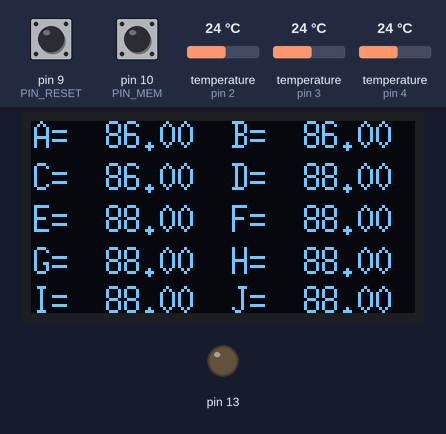
A sketch run on a simulated Arduino Uno, built with avr-gcc and run on an emulated ATmega328P. Shown: 128×64 one-colour display, output pins drawn as LEDs (lit = HIGH). The test bench sets the inputs (shaded band); at power-on: temperature (sensors on pin 2, pin 3, pin 4) 24 °C, pin 10 (PIN_MEM) HIGH, pin 9 (PIN_RESET) HIGH. What the sketch prints to the serial monitor is not drawn. At 11.9 s the program stops and its outputs stay as they are.

Above: at 2.5 s.
2.6 s: temperature (sensor on pin 2) set to 9 °C
At 6.7 s:
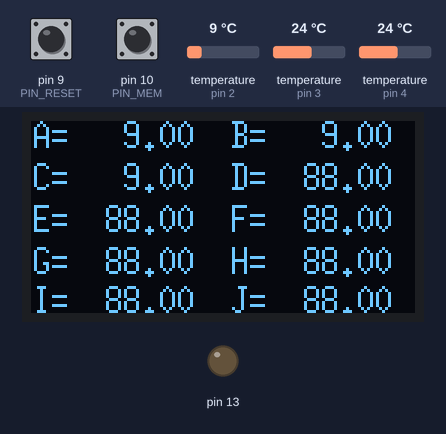
7.4 s: temperature (sensor on pin 2) set to 12 °C
At 10.1 s:
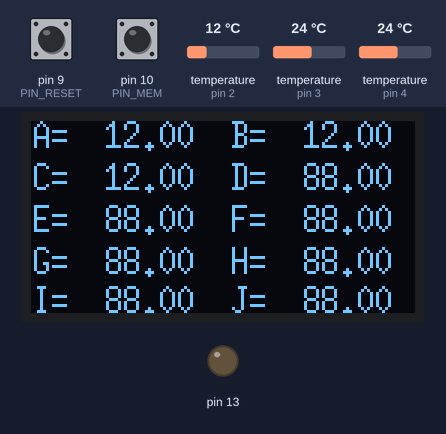
10.4 s: pin 10 (PIN_MEM) pulled LOW for 3.2 s
At 12.5 s:
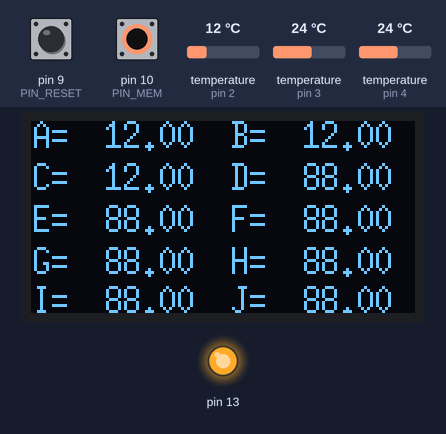
Timing chart, 0 to 13.4 s (numbered marks = the images above; inputs shaded):
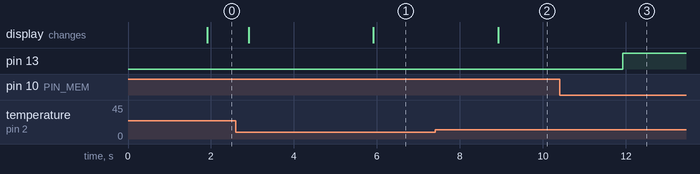

Measured:
- after the input at 2.6 s, the display: first differs from a run without the input after 3.3 s (image 1)
- after the input at 7.4 s, the display: changes after 1.5 s (image 2)
- after the input at 10.4 s, pin 13: LOW → HIGH after 1.5 s

The sketch:

MaxTherm.ino
```cpp
/********************************************************************************************
 *
 * Maximus Thermometricus
 *
 * Reads temperature from ten DS18B20 sensors and
 * prints values to SSD1306 128x64 OLED display.
 * Uses three independent OneWire channels. Any of the DS18B20 can be
 * connected to any of the OneWire channel (need restart after wiring).
 * Sensor binding is done using unique DS18B20 address.
 * Able to memorize sensor bindings to EEPROM (push button should be pressed once after wiring).
 *
 * Schematics:
 * 10 DS18B20 connected to digital pins D2, D3 and D4.
 * 1306 128x64 OLED display via I2C connected to pins A4 (SDA) and A5 (SCL).
 * Button switch to memorize bindings connected to digital pin 10 and Gnd.
 *
 * Note:
 * 99 occurs when sensor disconnected after reset or other quering error (probably transient).
 * 88 occurs when memorized sensor was not found in network while startup.
 * 86 occurs on system startup and indicates that value has been read yet for this sensor.
 *
 * Note: system has to be restarted when sensor moved to different bus pins,
 * or replace sensor with the new one.
 *
 * To bind:
 * For empty/noninitizlized EEPROM, just wire and push D10 to Gnd for at least 1 sec.
 * When need to replace sensor:
 * 1) remove old one and add the new DS18B20 sensor
 * 2) push reset
 * 3) wait for "88.0" value on display
 * 4) push D10 to Gnd for at least 1 sec (Led on D13 will light).
 * New sensor will bind to the old 88.0 value.
 *
 ********************************************************************************************/

#include "U8glib.h"
#include "OneWire.h"
#include <Bounce2.h>
#include <EEPROM.h>

//U8GLIB_SSD1306_128X64 u8g(13, 11, 10, 9);	// SW SPI Com: SCK = 13, MOSI = 11, CS = 10, A0 = 9
//U8GLIB_SSD1306_128X64 u8g(4, 5, 6, 7);	// SW SPI Com: SCK = 4, MOSI = 5, CS = 6, A0 = 7 (new white HalTec OLED)
//U8GLIB_SSD1306_128X64 u8g(10, 9);		// HW SPI Com: CS = 10, A0 = 9 (Hardware Pins are  SCK = 13 and MOSI = 11)
U8GLIB_SSD1306_128X64 u8g(U8G_I2C_OPT_NONE|U8G_I2C_OPT_DEV_0);	// I2C / TWI
//U8GLIB_SSD1306_128X64 u8g(U8G_I2C_OPT_DEV_0|U8G_I2C_OPT_NO_ACK|U8G_I2C_OPT_FAST);	// Fast I2C / TWI
//U8GLIB_SSD1306_128X64 u8g(U8G_I2C_OPT_NO_ACK);	// Display which does not send AC
//U8GLIB_SSD1306_ADAFRUIT_128X64 u8g(13, 11, 10, 9);	// SW SPI Com: SCK = 13, MOSI = 11, CS = 10, A0 = 9
//U8GLIB_SSD1306_ADAFRUIT_128X64 u8g(10, 9);		// HW SPI Com: CS = 10, A0 = 9 (Hardware Pins are  SCK = 13 and MOSI = 11)
//U8GLIB_SSD1306_128X32 u8g(13, 11, 10, 9);	// SW SPI Com: SCK = 13, MOSI = 11, CS = 10, A0 = 9
//U8GLIB_SSD1306_128X32 u8g(10, 9);             // HW SPI Com: CS = 10, A0 = 9 (Hardware Pins are  SCK = 13 and MOSI = 11)
//U8GLIB_SSD1306_128X32 u8g(U8G_I2C_OPT_NONE);	// I2C / TWI

// Use three OneWire channels to distribute sensors.
OneWire _ds[3] = {
  OneWire(2), OneWire(3), OneWire(4) };

unsigned long _sensLastUpdated[10] = {
  0 };
byte _sensCurr = 255;
unsigned long _sensRead = 0;
int _sensUpdateInterval = 100; // in ms.
byte _sens[10][8] = {
  0 };
byte _sensBus[10] = {
  0 };

float _sensTemp[10] = {
  86, 86, 86, 86, 86, 86, 86, 86, 86, 86 }; // Magic value for uninitialized values.
byte _sensCount = 0;

unsigned long _lastDisplayUpdated = 0;

struct eeStruct {
  byte sens_a[8];
  byte sens_b[8];
  byte sens_c[8];
  byte sens_d[8];
  byte sens_e[8];
  byte sens_f[8];
  byte sens_g[8];
  byte sens_h[8];
  byte sens_i[8];
  byte sens_j[8];
};
typedef struct eeStruct ee_t;
ee_t ee;

#define PIN_MEM 10
#define PIN_RESET 9
Bounce _memPin = Bounce();

void setup(void) {
  pinMode(13, OUTPUT);

  pinMode(PIN_MEM, INPUT_PULLUP);
  _memPin.attach(PIN_MEM);
  _memPin.interval(1000); // interval in ms

  pinMode(PIN_RESET, INPUT_PULLUP);
  delay(10);

  Serial.begin(9600);

  if (digitalRead(PIN_RESET) == LOW) {
   resetEEPROM();
   Serial.println("EEPROM reset");
  }

  searchSensors();
  EEPROM_readAnything(0, &ee, sizeof(ee));
  setDefaultBindings();
}

void loop(void) {
  protectMillisOverflow();
  updateTemp();
  updateDisplay();
  updateMem();
}

int lastMemValue = HIGH;

void updateMem()
{
  _memPin.update();

  // Get the updated value :
  int value = _memPin.read();

  if ( value == LOW && lastMemValue == HIGH) {
    digitalWrite(13, HIGH );
    memorizeBindings();
    EEPROM_writeAnything(0, &ee, sizeof(ee));
    delay(2000);
  }
  else {
    digitalWrite(13, LOW );
  }

  lastMemValue = value;
}

void resetEEPROM()
{
  byte x[80];
  memset(x, 0, 80);
  EEPROM_writeAnything(0, x, 80);
}

void updateDisplay()
{
  if ((millis() - _lastDisplayUpdated) > 1000)
  {
    _lastDisplayUpdated = millis();
    for (int i = 0; i < _sensCount; i++)
    {
      Serial.print(_sensTemp[i]);
      Serial.print(" ");
    }
    Serial.println();

    // picture loop
    u8g.firstPage();
    do {
      u8g.setFont(u8g_font_6x13);

      char temp[10];
      char buf[22];

      String s = "A=";
      dtostrf(safeGetTemp(ee.sens_a), 7, 2, temp);
      s += temp;
      s += "  B=";
      dtostrf(safeGetTemp(ee.sens_b), 7, 2, temp);
      s += temp;
      s.toCharArray(buf, 22);
      Serial.println(buf);
      u8g.drawStr(1,9, buf);

      s = "C=";
      dtostrf(safeGetTemp(ee.sens_c), 7, 2, temp);
      s += temp;
      s += "  D=";
      dtostrf(safeGetTemp(ee.sens_d), 7, 2, temp);
      s += temp;
      s.toCharArray(buf, 22);
      Serial.println(buf);
      u8g.drawStr(1,23, buf);

      s = "E=";
      dtostrf(safeGetTemp(ee.sens_e), 7, 2, temp);
      s += temp;
      s += "  F=";
      dtostrf(safeGetTemp(ee.sens_f), 7, 2, temp);
      s += temp;
      s.toCharArray(buf, 22);
      Serial.println(buf);
      u8g.drawStr(1, 37, buf);

      s = "G=";
      dtostrf(safeGetTemp(ee.sens_g), 7, 2, temp);
      s += temp;
      s += "  H=";
      dtostrf(safeGetTemp(ee.sens_h), 7, 2, temp);
      s += temp;
      s.toCharArray(buf, 22);
      Serial.println(buf);
      u8g.drawStr(1, 51, buf);

      s = "I=";
      dtostrf(safeGetTemp(ee.sens_i), 7, 2, temp);
      s += temp;
      s += "  J=";
      dtostrf(safeGetTemp(ee.sens_j), 7, 2, temp);
      s += temp;
      s.toCharArray(buf, 22);
      Serial.println(buf);
      u8g.drawStr(1, 64, buf);

      u8g.setColorIndex(1);
    }
    while( u8g.nextPage() );
  }
}

boolean validateAddr(const byte *addr)
{
  return OneWire::crc8(addr, 7) == addr[7];
}

void searchSensors()
{
  int i = 0;

  for (int n = 0; n < 3; n++)
  {
    byte addr[8];
    while (_ds[n].search(addr))
    {
      if (validateAddr(addr)) // CRC is valid.
      {
        for (int j = 0; j < 8; j++)
          _sens[i][j] = addr[j];
        _sensBus[i] = n;
        i++;
      }
      else
      {
        Serial.println("CRC is not valid. Skip sensor.");
      }
    }
    _sensCount = i;
    _ds[n].reset_search();
  }

  Serial.print("Found ");
  Serial.println(_sensCount);

  delay(250);
}

boolean isValidBinding(int index)
{
  return (indexOfAddress(ee.sens_a) == index
    || indexOfAddress(ee.sens_b) == index
    || indexOfAddress(ee.sens_c) == index
    || indexOfAddress(ee.sens_d) == index
    || indexOfAddress(ee.sens_e) == index
    || indexOfAddress(ee.sens_f) == index
    || indexOfAddress(ee.sens_g) == index
    || indexOfAddress(ee.sens_h) == index
    || indexOfAddress(ee.sens_i) == index
    || indexOfAddress(ee.sens_j) == index);
}

void memorizeInvalidBinding(int index)
{
  if (indexOfAddress(ee.sens_a) < 0)
  {
    memcpy(ee.sens_a, _sens[index], 8);
  }
  else if (indexOfAddress(ee.sens_b) < 0)
  {
    memcpy(ee.sens_b, _sens[index], 8);
  }
  else if (indexOfAddress(ee.sens_c) < 0)
  {
    memcpy(ee.sens_c, _sens[index], 8);
  }
  else if (indexOfAddress(ee.sens_d) < 0)
  {
    memcpy(ee.sens_d, _sens[index], 8);
  }
  else if (indexOfAddress(ee.sens_e) < 0)
  {
    memcpy(ee.sens_e, _sens[index], 8);
  }
  else if (indexOfAddress(ee.sens_f) < 0)
  {
    memcpy(ee.sens_f, _sens[index], 8);
  }
  else if (indexOfAddress(ee.sens_g) < 0)
  {
    memcpy(ee.sens_g, _sens[index], 8);
  }
  else if (indexOfAddress(ee.sens_h) < 0)
  {
    memcpy(ee.sens_h, _sens[index], 8);
  }
  else if (indexOfAddress(ee.sens_i) < 0)
  {
    memcpy(ee.sens_i, _sens[index], 8);
  }
  else if (indexOfAddress(ee.sens_j) < 0)
  {
    memcpy(ee.sens_j, _sens[index], 8);
  }
}

void memorizeBindings()
{
  boolean hasInvalidBindings = true;
  while (hasInvalidBindings)
  {
    hasInvalidBindings = false;
    for (int i = 0; i < _sensCount; i++)
    {
      if (!isValidBinding(i))
      {
        memorizeInvalidBinding(i);
        hasInvalidBindings = true;
        break;
      }
    }
  }
}

void setDefaultBindings()
{
  byte empty[8];
  memset(empty, 0, 8);

  if (!validateAddr(ee.sens_a))
    memcpy(ee.sens_a, _sensCount >= 1 ? _sens[0] : empty, 8);

  if (!validateAddr(ee.sens_b))
    memcpy(ee.sens_b, _sensCount >= 2 ? _sens[1] : empty, 8);

  if (!validateAddr(ee.sens_c))
    memcpy(ee.sens_c, _sensCount >= 3 ? _sens[2] : empty, 8);

  if (!validateAddr(ee.sens_d))
    memcpy(ee.sens_d, _sensCount >= 4 ? _sens[3] : empty, 8);

  if (!validateAddr(ee.sens_e))
    memcpy(ee.sens_e, _sensCount >= 5 ? _sens[4] : empty, 8);

  if (!validateAddr(ee.sens_f))
    memcpy(ee.sens_f, _sensCount >= 6 ? _sens[5] : empty, 8);

  if (!validateAddr(ee.sens_g))
    memcpy(ee.sens_g, _sensCount >= 7 ? _sens[6] : empty, 8);

  if (!validateAddr(ee.sens_h))
    memcpy(ee.sens_h, _sensCount >= 8 ? _sens[7] : empty, 8);

  if (!validateAddr(ee.sens_i))
    memcpy(ee.sens_i, _sensCount >= 9 ? _sens[8] : empty, 8);

  if (!validateAddr(ee.sens_j))
    memcpy(ee.sens_j, _sensCount >= 10 ? _sens[9] : empty, 8);
}

boolean isEqualsAddr(const byte *x, const byte *y)
{
  boolean theSame = true;
  for (int j = 0; j < 8; j++)
  {
    if (x[j] != y[j])
    {
      theSame = false;
      break;
    }
  }

  return theSame;
}

int indexOfAddress(const byte *a)
{
  for (int i = 0; i < _sensCount; i++)
  {
    boolean theSame = isEqualsAddr(_sens[i], a);
    if (theSame)
      return i;
  }

  return -1;
}

float safeGetTemp(const byte *a)
{
  int idx = indexOfAddress(a);
  if (idx >= 0)
    return _sensTemp[idx];

  return 88.0;
}

// TODO: Take performance advantage for independent OneWire channels.
void updateTemp()
{
  for (int sensNum = 0; sensNum < _sensCount; sensNum++)
  {
    if (_sensCurr != 255 && _sensCurr != sensNum)
      continue;

    unsigned long time = millis();

    if (_sensCurr == 255 && (time - _sensLastUpdated[sensNum]) < _sensUpdateInterval)
      continue;

    if (_sensCurr == 255)
    {
      _ds[_sensBus[sensNum]].reset();
      _ds[_sensBus[sensNum]].select(_sens[sensNum]);
      _ds[_sensBus[sensNum]].write(0x44, 1);

      // lock bus
      _sensRead = time;
      _sensCurr = sensNum;
    }
    else if (_sensCurr == sensNum && (time - _sensRead) >= 1000)
    {
      byte present = _ds[_sensBus[sensNum]].reset();
      _ds[_sensBus[sensNum]].select(_sens[sensNum]);
      _ds[_sensBus[sensNum]].write(0xBE); // Read Scratchpad

      byte data[9];
      for (int i = 0; i < 9; i++) { // we need 9 bytes
        data[i] = _ds[_sensBus[sensNum]].read();
      }

      byte computedCrc = OneWire::crc8( data, 8);
      if (computedCrc != data[8])
      {
        _sensLastUpdated[sensNum] = time - _sensUpdateInterval / 2;
        _sensTemp[sensNum] = 99.0;

        // release bus
        _sensCurr = 255;
        _sensRead = 0;
        continue;
      }

      // convert the data to actual temperature
      byte cfg = (data[4] & 0x60);

      uint8_t resolution;
      if (cfg == 0x00) resolution = 9;  // 9 bit resolution, 93.75 ms
      else if (cfg == 0x20) resolution = 10; // 10 bit res, 187.5 ms
      else if (cfg == 0x40) resolution = 11; // 11 bit res, 375 ms
      else resolution = 12; // default is 12 bit resolution, 750 ms conversion time

      _sensTemp[sensNum] = convertToCelsius(data[0], data[1], resolution);
      _sensLastUpdated[sensNum] = time;

      // release bus
      _sensCurr = 255;
      _sensRead = 0;
    }
  }
}

float convertToCelsius(int lowByte, int highByte, byte resolution)
{
  float quality[] = {0.5, 0.25, 0.125, 0.0625};
  uint8_t shift[] = {3, 2, 1, 0};
  int16_t raw = word(highByte, lowByte);
  raw >>= shift[resolution - 9];

  return raw * quality[resolution - 9];
}

unsigned long _lastMillis = 0;
void protectMillisOverflow()
{
  unsigned int currMillis = millis();
  if (_lastMillis > currMillis)
  {
    // Millis overflow.
    _lastDisplayUpdated = 0;
    _sensRead = 0;
    for (int i = 0; i < _sensCount; i++)
    {
      _sensLastUpdated[i] = 0;
    }
  }
  _lastMillis = currMillis;
}

int EEPROM_writeAnything(int ee, const void* value, int sizeValue)
{
  const byte* p = (const byte*)value;
  int i;
  for (i = 0; i < sizeValue; i++)
    EEPROM.write(ee++, *p++);
  return i;
}

int EEPROM_readAnything(int ee, void* value, int sizeValue)
{
  byte* p = (byte*)value;
  int i;
  for (i = 0; i < sizeValue; i++)
    *p++ = EEPROM.read(ee++);
  return i;
}
```
